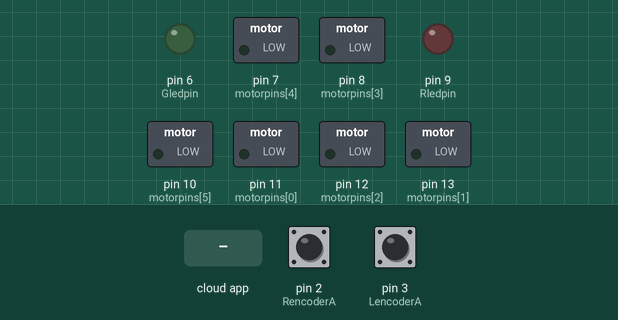
Simulated run of this sketch. Board: Arduino Uno, built with avr-gcc and run on an emulated ATmega328P. On the bench: switched loads named in the sketch (green lamp = pin HIGH), output pins drawn as LEDs (lit = HIGH). The test bench sets the inputs (shaded band); at power-on: pin 2 (RencoderA) HIGH, pin 3 (LencoderA) HIGH. The ROS host is connected and sends only what is stated.

Above: at 1.2 s.
1.3 s: the phone or cloud app sets dir to 1
At 2.1 s:
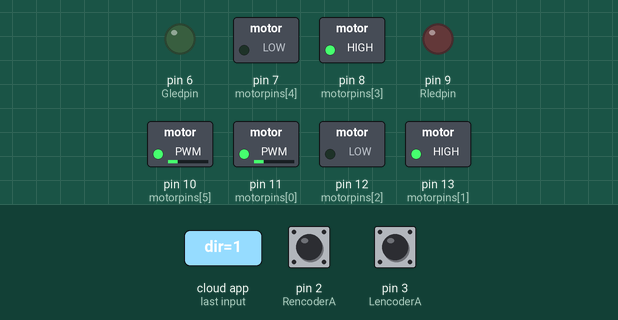
2.8 s: the phone or cloud app sets PWM to 0
At 3.2 s:
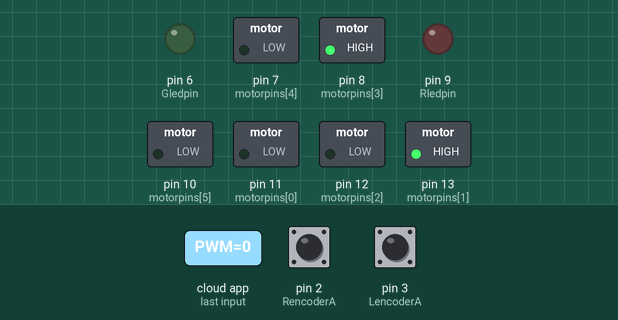
4.3 s: the phone or cloud app sets humancheck to 0
At 5.4 s:
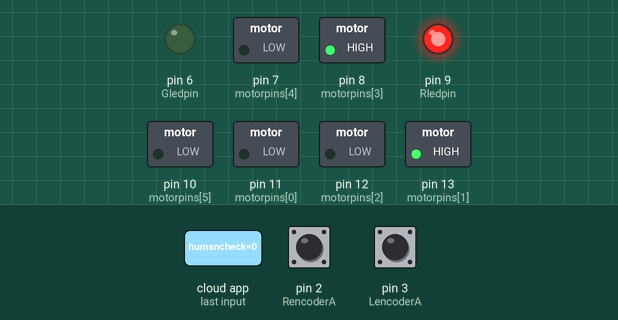
5.8 s: the phone or cloud app sets dir to 0
At 6.9 s:
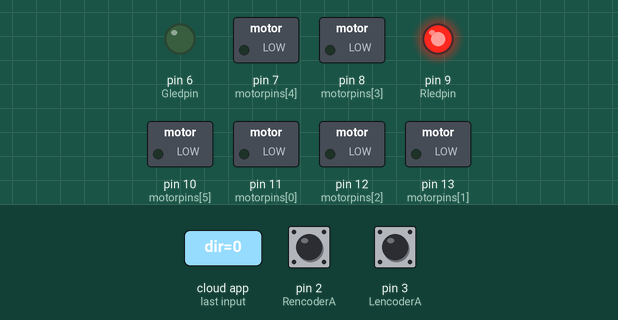
7.3 s: the phone or cloud app sets humancheck to 1
At 8.0 s:
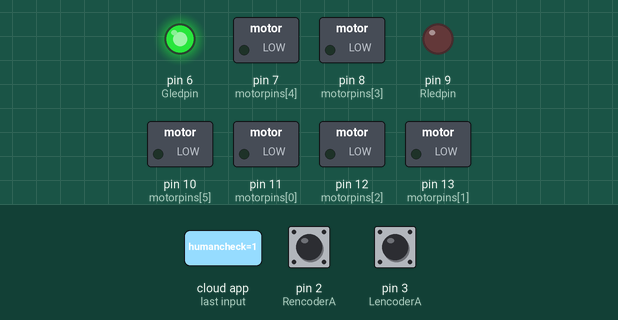
8.8 s: the phone or cloud app sets dir to 2
At 10.2 s:
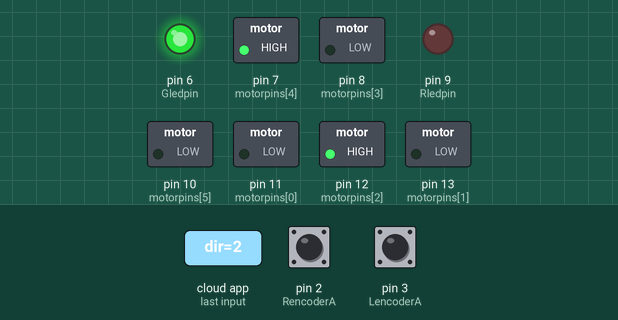
Timing chart, 0 to 11.3 s (numbered marks = the images above; inputs shaded):
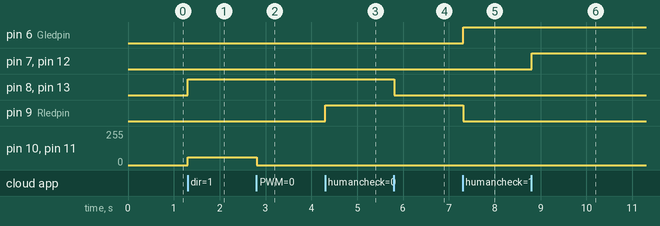

The sketch:

speed_test.ino
```cpp
/*
 * rosserial Subscriber Example
 * Blinks an LED on callback
 */
const byte motorpins[6] = {11,13,12,8,7,10}; //Motor pins for motor for motor driver
const byte RMotorFpin = motorpins[1];        //INT 1
const byte RMotorBpin = motorpins[2];        //INT 2
const byte LMotorFpin = motorpins[3];        //INT 3
const byte LMotorBpin = motorpins[4];        //INT 4
const byte RPWMpin = motorpins[0];           //ENA
const byte LPWMpin = motorpins[5];           //ENB
const byte encoderpinsB[2] = {4,5};          // Encoder B pins
const byte RencoderA = 2;                    // Interrupt pin Right encoder
const byte RencoderB = encoderpinsB[0];      // Right B pin
const byte LencoderA = 3;                    // Interrupt pin Left encoder
const byte LencoderB = encoderpinsB[1];      // Left B pin
const byte Rledpin = 9;
const byte Gledpin = 6;
const byte diameter = 136;                   // wheel diameter in mm
const int pulses_per_revolution = 663;       // encoder pulses per shaft revolution
const byte loops = 100;
long pulses[2];
byte last;
byte PWM = 60;
long Rdistancemm;
long Ldistancemm;
long Avgdistancemm;
byte direction;
byte D = 0;
bool human;
bool running = true;
byte counter = 0;
#include <ros.h>
#include <std_msgs/UInt8.h>
#include <std_msgs/Bool.h>
#include <std_msgs/Float32.h>

ros::NodeHandle  nh;
std_msgs::Float32 dist_msg;
ros::Publisher distance("distance", &dist_msg);
void changeLED( const std_msgs::Bool& hmn_msg){
  human = hmn_msg.data;
  if (human == true){
  digitalWrite(Gledpin , HIGH);
  digitalWrite(Rledpin , LOW);
  }
  else{
    digitalWrite(Gledpin , LOW);
    digitalWrite(Rledpin , HIGH);
 }
}
void changeDir( const std_msgs::UInt8& cmd_msg){
  direction = cmd_msg.data;
 }
void changePWM( const std_msgs::UInt8& pwm_msg){
  PWM = pwm_msg.data;
  dist_msg.data = PWM;
  distance.publish( &dist_msg );
}

ros::Subscriber<std_msgs::UInt8> dir("dir", &changeDir );
ros::Subscriber<std_msgs::UInt8> pwm("PWM", &changePWM );
ros::Subscriber<std_msgs::Bool> humancheck("humancheck", &changeLED );

void setup()
{
   REncoderInit();
  LEncoderInit();
  MotorInit();
  LEDInit();
  nh.initNode();
  nh.subscribe(dir);
  nh.subscribe(pwm);
  nh.subscribe(humancheck);
  nh.advertise(distance);
}

void loop()
{
  nh.spinOnce();
  switch (direction) {
    case 0:
      STOP();
      last = 0;
      break;
    case 1:
      FOWARD();
      if(last != 1){
        reset_counter();
        D = 0;
        }
       last = 1;
       break;
    case 2:
       BACK();
       if(last != 2){
        reset_counter();
        D = 0;
        }
       last = 2;
       break;
    case 3:
      if (running == true){
        RIGHT();
      }
      else{
        STOP();
      }
        if(last != 3){
        reset_counter();
        D = 0;
        }
       if (counter >= loops){
        running == !running;
        counter = 0;
       }
       counter++;
       last = 3;
        break;
    case 4:
        LEFT();
        if(last != 4){
        reset_counter();
        D = 0;
        }
       last = 4;
        break;
    case 5:
        ORIGHT();
        if(last != 5){
        reset_counter();
        D = 0;
        }
       counter++;
       last = 5;
        break;
    case 6:
        OLEFT();
        if(last != 6){
        reset_counter();
        D = 0;
        }
       last = 6;
        break;
    default:
        STOP();
        last = 0;
        reset_counter();
        D = 0;
        break;
    }
  noInterrupts();
  Rdistancemm = pulses[0];
  Ldistancemm = pulses[1];
  interrupts();
  dist_msg.data = Rdistancemm;
  distance.publish( &dist_msg );
  dist_msg.data = Ldistancemm;
  distance.publish( &dist_msg );
  reset_counter();
  delay(10);
}
void MotorInit(){
  for(byte i=0; i<6;i++)
  pinMode(motorpins[i],OUTPUT);
}
void RMotorF(byte PWM){
  digitalWrite(RMotorFpin,HIGH);
  digitalWrite(RMotorBpin,LOW);
  analogWrite(RPWMpin, PWM);
}
void LMotorF(byte PWM){
  digitalWrite(LMotorFpin,HIGH);
  digitalWrite(LMotorBpin,LOW);
  analogWrite(LPWMpin, PWM);
}
void RMotorB(byte PWM){
  digitalWrite(RMotorBpin,HIGH);
  digitalWrite(RMotorFpin,LOW);
  analogWrite(RPWMpin, PWM);
}
void LMotorB(byte PWM){
  digitalWrite(LMotorBpin,HIGH);
  digitalWrite(LMotorFpin,LOW);
  analogWrite(LPWMpin, PWM);
}
void RMotorStop(){
  digitalWrite(RMotorFpin,LOW);
  digitalWrite(RMotorBpin,LOW);
  analogWrite(RPWMpin, 0);
}
void LMotorStop(){
  digitalWrite(LMotorFpin,LOW);
  digitalWrite(LMotorBpin,LOW);
  analogWrite(LPWMpin, 0);
}
void FOWARD(){
  RMotorF(PWM-D);
  LMotorF(PWM);
  if (pulses[0] > pulses [1]) D++;
  else if(pulses [1] > pulses[0]) D--;
}
void BACK(){
  RMotorB(PWM-D);
  LMotorB(PWM);
  if (pulses[0] < pulses [1]) D++;
  else if(pulses [1] < pulses[0]) D--;
}
void STOP(){
  RMotorStop();
  LMotorStop();
}
void LEFT(){
  RMotorB(PWM);
  LMotorF(0);
  if (-pulses[0] > pulses [1]) D++;
  else if(pulses [1] > -pulses[0]) D--;
  }
void RIGHT(){
    RMotorF(PWM);
    LMotorB(0);
    if (pulses[0] > -pulses [1]) D++;
    else if(-pulses [1] > pulses[0]) D--;
}
void ORIGHT(){
    RMotorF(PWM-D);
    LMotorB(PWM);
    if (pulses[0] > -pulses [1]) D++;
    else if(-pulses [1] > pulses[0]) D--;
}
void OLEFT(){
  RMotorB(PWM-D);
  LMotorF(PWM);
  if (-pulses[0] > pulses [1]) D++;
  else if(pulses [1] > -pulses[0]) D--;
  }
void reset_counter()
{
  for(byte i=0; i<2;i++){
    pulses[i] = 0;
  }
}
void REncoderInit(){
  pinMode(RencoderB,INPUT);
  attachInterrupt(digitalPinToInterrupt(RencoderA), Rpulsecounter, RISING);
}
void LEncoderInit(){
  pinMode(LencoderB,INPUT);
  attachInterrupt(digitalPinToInterrupt(LencoderA), Lpulsecounter, RISING);
}
void Rpulsecounter()
{
    int val = digitalRead(encoderpinsB[0]);
    if(val == LOW)pulses[0]++;
    else if(val == HIGH) pulses[0]--;
}
void Lpulsecounter()
{
    int val = digitalRead(encoderpinsB[1]);
    if(val == LOW)pulses[1]--;
    else if(val == HIGH) pulses[1]++;
}
void LEDInit(){
  pinMode(Gledpin,OUTPUT);
  pinMode(Rledpin,OUTPUT);
}
```

Measured:
- after the input at 1.3 s, pin 8 (motorpins[3]), pin 13 (motorpins[1]): LOW → HIGH at once; pin 10 (motorpins[5]), pin 11 (motorpins[0]): 0/255 → 60/255 at once
- after the input at 2.8 s, pin 10 (motorpins[5]), pin 11 (motorpins[0]): 60/255 → 0/255 at once
- after the input at 4.3 s, pin 9 (Rledpin): LOW → HIGH at once
- after the input at 5.8 s, pin 8 (motorpins[3]), pin 13 (motorpins[1]): HIGH → LOW at once
- after the input at 7.3 s, pin 6 (Gledpin): LOW → HIGH at once; pin 9 (Rledpin): HIGH → LOW at once
- after the input at 8.8 s, pin 7 (motorpins[4]), pin 12 (motorpins[2]): LOW → HIGH at once
